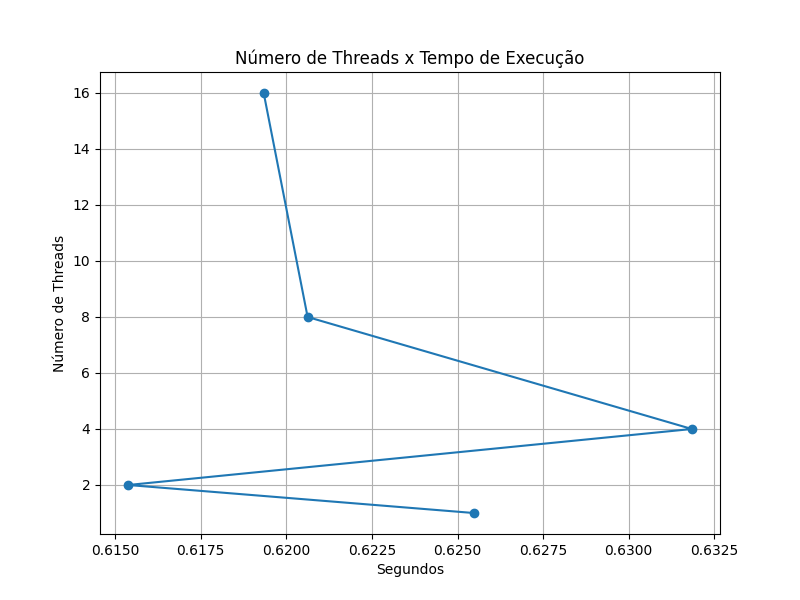

Python code for this plot:
import asyncio
from PIL import Image, ImageFilter
import os
import time
import matplotlib.pyplot as plt

async def process_image(image_path, output_dir, semaphore):
    async with semaphore:
        img = Image.open(image_path)
        img = img.filter(ImageFilter.BLUR)
        img.save(os.path.join(output_dir, os.path.basename(image_path)))

async def calcular_tempo(threads):
    inicio = time.time()
    input_dir = "input_images"
    output_dir = "output_images"
    os.makedirs(output_dir, exist_ok=True)
    images = [os.path.join(input_dir, img) for img in os.listdir(input_dir) if img.endswith(".jpg")]
    sem = asyncio.Semaphore(threads)
    await asyncio.gather(*(process_image(img, output_dir, sem) for img in images))
    fim = time.time()
    return fim - inicio

async def main():
    tempos = [0]*5
    for _ in range(10):
        for i in range(0, 5):
            tempo = await calcular_tempo(2 ** i)
            tempos[i] += tempo
    for i in range(5):
        tempos[i] = tempos[i]/10
    for i in range(5):
        print(f"{2 ** i} threads: {(tempos[i]/10):.6f} segundos")

    plt.figure(figsize=(8, 6))
    plt.plot(tempos, [(2 ** i) for i in range(0, 5)], marker='o')
    plt.title('Número de Threads x Tempo de Execução')
    plt.xlabel('Segundos')
    plt.ylabel('Número de Threads')
    plt.grid(True)
    plt.savefig("tp2_ex13.png")

if __name__ == "__main__":
    asyncio.run(main())